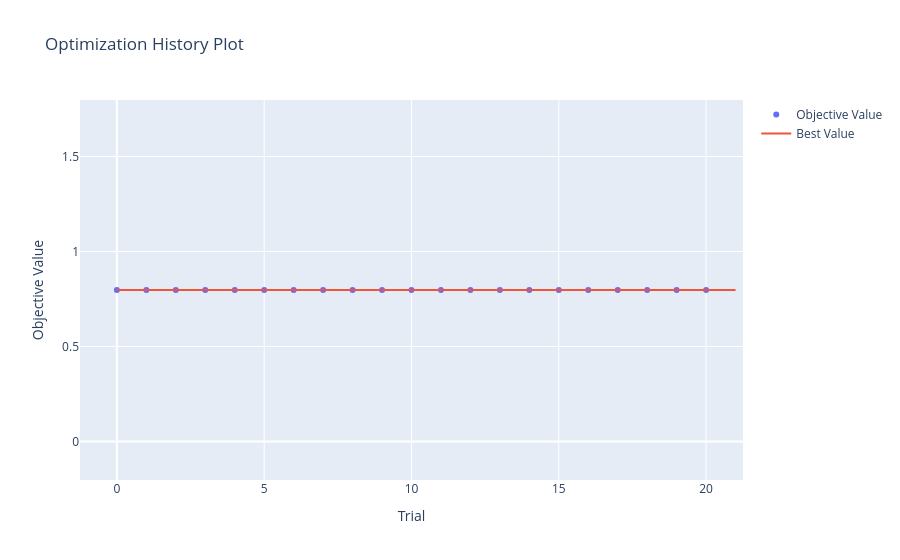

The notebook cell saved with this chart:
### Code cell
optuna.visualization.plot_optimization_history(study)

### Figure 1 — Plotly figure (JSON) as saved in the notebook; plotly's stock layout.template omitted (floating-point values rounded to 4 significant figures)
{"data": [{"mode": "markers", "name": "Objective Value", "type": "scatter", "x": [0, 1, 2, 3, 4, 5, 6, 7, 8, 9, 10, 11, 12, 13, 14, 15, 16, 17, 18, 19, 20], "y": [0.7977, 0.7977, 0.7977, 0.7977, 0.7977, 0.7977, 0.7977, 0.7977, 0.7977, 0.7977, 0.7977, 0.7977, 0.7977, 0.7977, 0.7977, 0.7977, 0.7977, 0.7977, 0.7977, 0.7977, 0.7977]}, {"mode": "lines", "name": "Best Value", "type": "scatter", "x": [0, 1, 2, 3, 4, 5, 6, 7, 8, 9, 10, 11, 12, 13, 14, 15, 16, 17, 18, 19, 20, 21], "y": [0.7977, 0.7977, 0.7977, 0.7977, 0.7977, 0.7977, 0.7977, 0.7977, 0.7977, 0.7977, 0.7977, 0.7977, 0.7977, 0.7977, 0.7977, 0.7977, 0.7977, 0.7977, 0.7977, 0.7977, 0.7977, 0.7977]}, {"marker": {"color": "#cccccc"}, "mode": "markers", "name": "Infeasible Trial", "showlegend": false, "type": "scatter", "x": [], "y": []}], "layout": {"title": {"text": "Optimization History Plot"}, "xaxis": {"title": {"text": "Trial"}}, "yaxis": {"title": {"text": "Objective Value"}}}}
